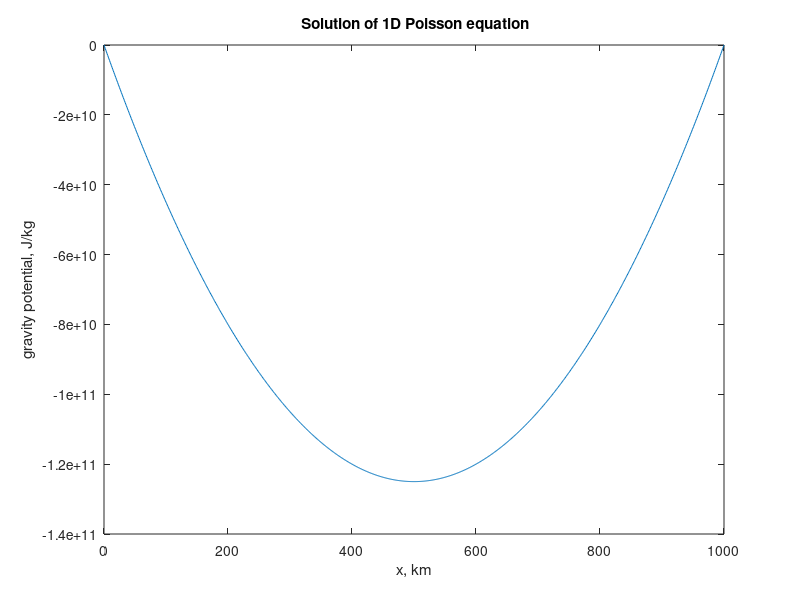

Write the MATLAB code that produced this figure.
clear all; close all;
%exos Poisson1D

distance=1e+6; %distance en m du premier point au dernier
npt=1000;%nombre de point
L=sparse(npt,npt); %est le coefficient devant chaque FI
%(FI(i,i-1)+FI(i,i+1)-2FI(i,i))/dx^2
dx=distance/(npt-1);
R=zeros(npt,1);

%premier point
L(1,1)=1;
R(1,1)=0;

%point interm�diaire
for i=2:1:npt-1
    %definition des coefficients L
    L(i,i-1)=1/dx^2;
    L(i,i+1)=1/dx^2;
    L(i,i)=-2/dx^2;
    R(i,1)=1;
end

%dernier point
L(npt,npt)=1;
R(npt,1)=0;
%solution vecteur FI
FI=L\R;

%pour plot
x=0:dx:distance;

% Open figure
figure(1);
% Plot the solution
plot(x/1000,FI);
xlabel('x, km')
ylabel('gravity potential, J/kg')
title(' Solution of 1D Poisson equation')
